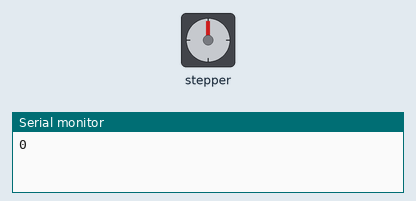
The sketch below on a simulated Arduino Uno, built with avr-gcc and run on an emulated ATmega328P. Parts: stepper motor, the last lines printed to the serial monitor. Stepper angles assume 200 steps per turn.

Above: at 0.15 s.
At 7.66 s:
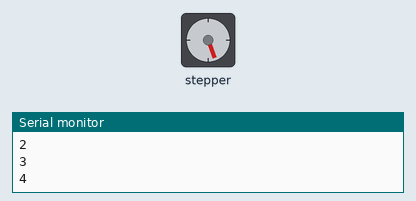
At 15.24 s:
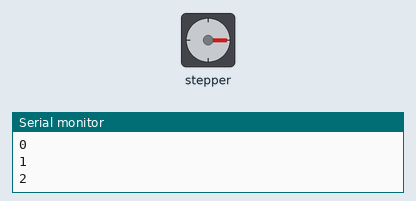
At 30.4 s:
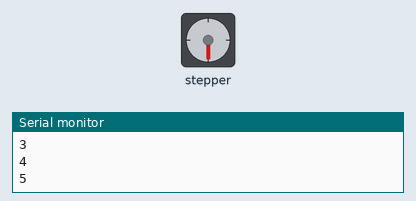
Timing chart, 0 to 40.0 s (numbered marks = the images above):
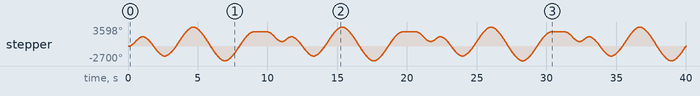

The sketch:

973_-_NEMA17_with_EasyDriver_AccelStepper_and_position_array.ino
```cpp
/*  0973 - NEMA17 JK42HS40 stepper motor with Easydriver and AccelStepper
 *
 * This sketch shows how to use positions stored in an array to control
 * the movement of the JK42HS40 stepper motor using Easydriver and AccelStepper.
 *
 *
 * Components
 * ----------
 *  - Arduino Uno
 *  - Easydriver breakout
 *  - JK42HS40 stepper motor
 *
 *  Libraries
 *  ---------
 *  - AccelStepper
 *
 * Connections
 * -----------
 *
 * Arduino   |   Easydriver breakout
 * ------------------------------
 *      9    |    STEP
 *      8    |    DIR
 *      GND  |    GND (adjucent to STEP and DIR)
 *           |    GND (PWR IN) to power supply GND
 *           |    M+  (PWR IN) to power supply 12V
 *           |    MOTOR A pair to motor coil 1
 *           |    MOTOR B pair to motor coil 2
 *
 *  More information
 *  ----------------
 *  Datasheet for NEMA17 JK42HS40 stepper motor: http://jkongmotor.en.made-in-china.com/product/CBZmFsvVKRWd/China-NEMA17-3D-Printer-Stepper-Motor-with-1m-Leading-Wires.html
 *  Easydriver: http://www.schmalzhaus.com/EasyDriver/
 *  AccelStepper: http://www.airspayce.com/mikem/arduino/AccelStepper/

 *
 *  Created on May 29 2017 by Peter Dalmaris
 *
 */

#include <AccelStepper.h>

int direction_pin = 8;
int step_pin      = 9;

int current_position = 0; // We'll use this variable to keep track of the current position
int total_positions = 6;  // Total positions in the positions_to_go array.
int positions_to_go[6] =
  { 1000,
    -1000,
    2000,
    -1500,
    1500,
    500 }; // An arbitrary set of positions for the motor to go to


// Define a stepper and the pins it will use
AccelStepper stepper( AccelStepper::DRIVER, step_pin, direction_pin);

void setup()
{
  Serial.begin(9600);
  stepper.setMaxSpeed(5000);
  stepper.setAcceleration(5000);
}

void loop()
{
  if (stepper.distanceToGo() == 0) {           // If position reached...
    Serial.println(current_position);
    stepper.moveTo(positions_to_go[current_position++]); // Go back to the opposite position
  }
  stepper.run();

    if (current_position == total_positions)     // If motor has visited all positions, reset
      {  current_position = 0;                  // the counter
         delay(1000);                              // Wait for 1sec before restarting.
      }
}
```
